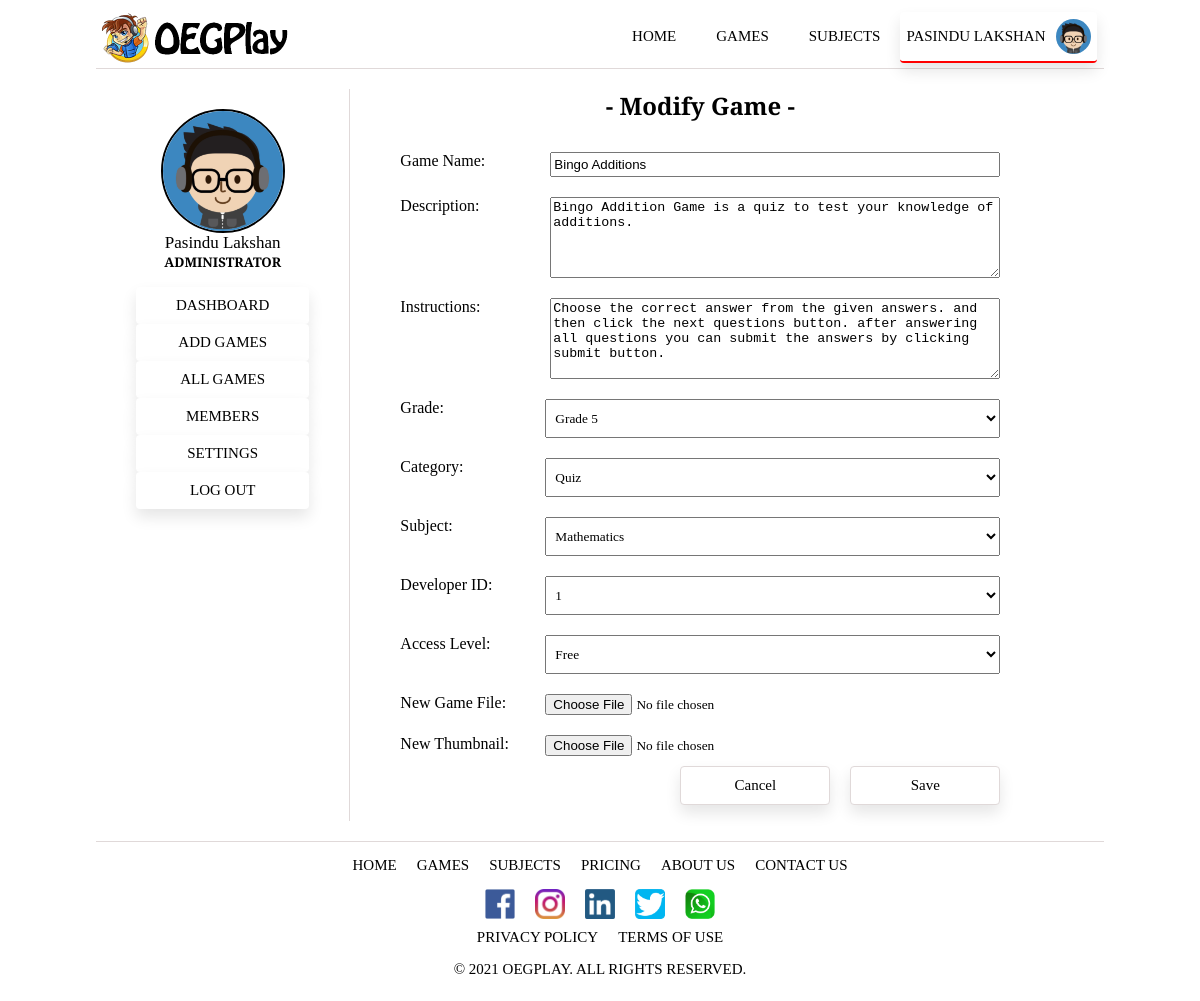
Screenshot of /modifygame.php?id=64 (signed in) with the database file from the repository.
### tables this page shows
CREATE TABLE `game` (
  `gameID` int(11) NOT NULL AUTO_INCREMENT,
  `gameName` varchar(128) NOT NULL,
  `gameGrade` varchar(128) NOT NULL,
  `gameCategory` varchar(128) NOT NULL,
  `gameSubject` varchar(128) NOT NULL,
  `gameDescription` varchar(1000) DEFAULT NULL,
  `gameInstructions` varchar(1000) DEFAULT NULL,
  `gameAccess` char(10) NOT NULL,
  `adminID` int(11) NOT NULL,
  `devID` int(11) NOT NULL,
  `gFile` varchar(256) DEFAULT NULL,
  `gThumbnail` varchar(256) DEFAULT NULL,
  `added_date` date NOT NULL,
  `last_modified_date` date NOT NULL,
  PRIMARY KEY (`gameID`),
  KEY `FK_Game1` (`adminID`),
  KEY `FK_Game2` (`devID`),
  CONSTRAINT `FK_Game1` FOREIGN KEY (`adminID`) REFERENCES `admin` (`adminID`),
  CONSTRAINT `FK_Game2` FOREIGN KEY (`devID`) REFERENCES `developer` (`devID`)
);

### modifygame.php (the view, shortened to what this page needs)
<?php
      include 'header.php';
?>
    <div class="a-container">
      <?php include 'admin-sidebar.php'; ?>
      <div class="ag-container">
        <h2>- Modify Game -</h2>
        <?php
          require 'includes/database.inc.php';
          $mid = $_GET['id'];
          echo '<form action="includes/modifygame.inc.php?id='.$mid.'" method="post" id="modify-game" name="modify-game" onsubmit="return validateForm()" enctype="multipart/form-data" >';
          $sql = "SELECT gameName, gameGrade, gameCategory, gameSubject, gameDescription, gameInstructions, gameAccess, devID FROM Game WHERE gameID = $mid";
          $result = mysqli_query($conn, $sql);
          if (mysqli_num_rows($result) > 0) {
          $row = mysqli_fetch_assoc($result);
          $gName = $row["gameName"];
          $gGrade = $row["gameGrade"];
          $gCategory = $row["gameCategory"];
          $gSubject = $row["gameSubject"];
          $gDesc = $row["gameDescription"];
          $gInst = $row["gameInstructions"];
          $gAccess = $row["gameAccess"];
          $devID = $row["devID"];
          }
          else{
          }
          echo '<div class="form-item">
                  <label for="name">Game Name:</label>
                  <input type="text" name="gamename" id="name" value = "'.$gName.'" required/>
                </div>';
          echo '<div class="form-item">
                  <label for="desc">Description:</label>
                  <textarea
                    name="description"
                    id="desc"
                    rows="5"
                    cols="50"
                  >'.$gDesc.'</textarea>
                  </div>';
          echo '<div class="form-item">
                  <label for="inst">Instructions:</label>
                  <textarea
                  name="instructions"
                  id="inst"
                  rows="5"
                  cols="50"
                  >'.$gInst.'</textarea>
                  </div>';
              $sql = "SELECT gradeName FROM Grade";
              $result = mysqli_query($conn, $sql);
              if (mysqli_num_rows($result) > 0) {
                echo '<div class="form-item">';
                echo '<label for="grades">Grade:</label>';
                echo '<select name="grade" id="grades" required>';
                while($row = mysqli_fetch_assoc($result)) {
                  if($gGrade == $row['gradeName']){
                    echo '<option selected value="'.$row['gradeName'].'" >'.$row["gradeName"].'</option>';
                  }
                  else{
                    echo '<option value="'.$row['gradeName'].'" >'.$row["gradeName"].'</option>';
                  }
                }
                echo '</select>';
                echo '</div>';
              } else {
                echo "O Grades Found!";
              }
              $sql = "SELECT categoryName FROM Category";
              $result = mysqli_query($conn, $sql);
              if (mysqli_num_rows($result) > 0) {
                echo '<div class="form-item">';
                echo '<label for="categories">Category:</label>';
                echo '<select name="category" id="categories" required>';
                while($row = mysqli_fetch_assoc($result)) {
                  if($gCategory == $row["categoryName"]){
                    echo '<option selected value="'.$row['categoryName'].'" >'.$row["categoryName"].'</option>';
                  }
                  else{
                    echo '<option value="'.$row['categoryName'].'" >'.$row["categoryName"].'</option>';
                  }
                }
                echo '</select>';
                echo '</div>';
              } else {
                echo "O Categories Found!";
              }
              $sql = "SELECT subjectName FROM Subject";
              $result = mysqli_query($conn, $sql);
              if (mysqli_num_rows($result) > 0) {
                echo '<div class="form-item">';
                echo '<label for="subjects">Subject:</label>';
                echo '<select name="subject" id="subjects" required>';
                while($row = mysqli_fetch_assoc($result)) {
                  if($gSubject== $row["subjectName"]){
                    echo '<option selected value="'.$row['subjectName'].'" >'.$row["subjectName"].'</option>';
                  }
                  else{
                    echo '<option value="'.$row['subjectName'].'" >'.$row["subjectName"].'</option>';
                  }
                }
                echo '</select>';
                echo '</div>';
              } else {
                echo "O Subjects Found!";
              }
              $sql = "SELECT devID FROM Developer";
              $result = mysqli_query($conn, $sql);
              if (mysqli_num_rows($result) > 0) {
                echo '<div class="form-item">';
                echo '<label for="developers">Developer ID:</label>';
                echo '<select name="developer" id="developers" required>';
                while($row = mysqli_fetch_assoc($result)) {
                  if($devID == $row["devID"]){
                    echo '<option selected value="'.$row['devID'].'" >'.$row["devID"].'</option>';
                  }
                  else{
                    echo '<option value="'.$row['devID'].'" >'.$row["devID"].'</option>';
                  }
                }
                echo '</select>';
                echo '</div>';
              } else {
                echo "O Developers Found!";
              }
              echo '<div class="form-item">
                    <label for="gaccess">Access Level:</label>
                    <select name="access" id="gaccess" required>';
                    if($gAccess == "Free"){
                      echo '<option selected value="Free">Free</option>';
                    }
                    else{
                      echo '<option value="Free">Free</option>';
                      echo '<option selected value="Premium">Premium</option>';
                    }
              echo '</select>
                    </div>';
          ?>
          <div class="form-item">
            <label for="gfile">New Game File:</label>
            <input type="file" name="gamefile" id="gfile"/>
          </div>
          <div class="form-item">
            <label for="gthumbnail">New Thumbnail:</label>
            <input type="file" name="thumbnail" id="gthumbnail" />
          </div>
          <div class="ag-buttons">
            <button class="reset-btn" type="button" onclick="cancelConfirm()">Cancel</button>
            <button class="addgame-btn" type= "button" onclick="submitConfirm()">Save</button>
          </div>
        </form>
      </div>
    </div>
<?php include('./footer.php'); ?>

### css/sidebar.css (style rules this page uses)
.a-container { display: flex; }

### css/add-games.css (style rules this page uses)
.ag-container { margin-left: 50px; font-family: "Bree Serif", serif; margin-bottom: 20px; }
.ag-container h2 { text-align: center; }
form { display: flex; flex-direction: column; justify-content: center; width: 600px; }
.form-item { margin: 10px 0; display: flex; align-items: top; justify-content: space-between; }
.form-item input[type="text"] { height: 25px; }
.form-item input[type="text"], textarea { width: 450px; }
.form-item input[type="file"], select { width: 455px; }
select { cursor: pointer; padding: 10px 5px; font-family: "Bree Serif", serif; }
select:after { background-color: white; }
.ag-buttons { display: flex; justify-content: end; }
.reset-btn, .addgame-btn { background-color: white; border: solid 1px rgb(224, 217, 217); border-radius: 4px; cursor: pointer; box-shadow: inset 0 0 0 2px black; box-shadow: 0px 8px 15px rgba(0, 0, 0, 0.1); white-space: nowrap; text-align: center; padding: 10px 20px; margin-left: 20px; width: 150px; font-family: "Bree Serif", serif; font-size: 15px; color: black; }
input[type="file"] { cursor: pointer; font-family: "Bree Serif", serif; }

### css/header.css (style rules this page uses)
html { max-width: 1024px; margin: auto; }

### rows the page displays
game: gamename "Bingo Additions", description "Bingo Addition Game is a quiz to test your knowledge of additions.", instructions "Choose the correct answer from the given answers. and then click the next questions button. after answering all questions you can submit the answers by clicking submit button.", access "Free"

### other values shown
$_SESSION["firstName"] "PASINDU"
$_SESSION["lastName"] "LAKSHAN"
$_SESSION["firstName"] "Pasindu"
$_SESSION["lastName"] "Lakshan"
form field grade "Grade 5"
form field category "Quiz"
form field subject "Mathematics"
form field developer "1"
